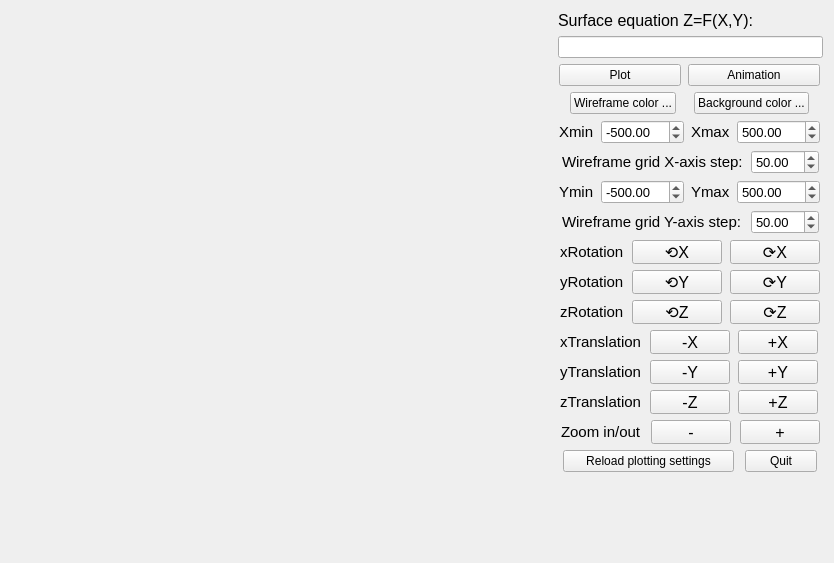
<?xml version="1.0" encoding="UTF-8"?>
<ui version="4.0">
 <class>MainWindow</class>
 <widget class="QMainWindow" name="MainWindow">
  <property name="geometry">
   <rect>
    <x>0</x>
    <y>0</y>
    <width>832</width>
    <height>559</height>
   </rect>
  </property>
  <property name="windowTitle">
   <string>Te3DWireframePlotter</string>
  </property>
  <widget class="QWidget" name="centralWidget">
   <layout class="QGridLayout" name="gridLayout">
    <item row="0" column="0">
     <widget class="MyGLWidget" name="canvas" native="true">
      <property name="sizePolicy">
       <sizepolicy hsizetype="Expanding" vsizetype="Preferred">
        <horstretch>0</horstretch>
        <verstretch>0</verstretch>
       </sizepolicy>
      </property>
      <property name="minimumSize">
       <size>
        <width>541</width>
        <height>541</height>
       </size>
      </property>
     </widget>
    </item>
    <item row="0" column="1">
     <layout class="QVBoxLayout" name="verticalLayout">
      <item>
       <widget class="QLabel" name="label_8">
        <property name="font">
         <font>
          <family>Tahoma</family>
          <pointsize>12</pointsize>
         </font>
        </property>
        <property name="text">
         <string>Surface equation Z=F(X,Y):</string>
        </property>
       </widget>
      </item>
      <item>
       <widget class="QLineEdit" name="txtEquation">
        <property name="sizePolicy">
         <sizepolicy hsizetype="Fixed" vsizetype="Fixed">
          <horstretch>0</horstretch>
          <verstretch>0</verstretch>
         </sizepolicy>
        </property>
        <property name="minimumSize">
         <size>
          <width>265</width>
          <height>0</height>
         </size>
        </property>
       </widget>
      </item>
      <item>
       <layout class="QHBoxLayout" name="horizontalLayout_8">
        <item>
         <widget class="QPushButton" name="btnPlot">
          <property name="sizePolicy">
           <sizepolicy hsizetype="Fixed" vsizetype="Fixed">
            <horstretch>0</horstretch>
            <verstretch>0</verstretch>
           </sizepolicy>
          </property>
          <property name="minimumSize">
           <size>
            <width>122</width>
            <height>0</height>
           </size>
          </property>
          <property name="text">
           <string>Plot</string>
          </property>
         </widget>
        </item>
        <item>
         <widget class="QPushButton" name="btnAnimation">
          <property name="sizePolicy">
           <sizepolicy hsizetype="Fixed" vsizetype="Fixed">
            <horstretch>0</horstretch>
            <verstretch>0</verstretch>
           </sizepolicy>
          </property>
          <property name="minimumSize">
           <size>
            <width>132</width>
            <height>0</height>
           </size>
          </property>
          <property name="text">
           <string>Animation</string>
          </property>
         </widget>
        </item>
       </layout>
      </item>
      <item>
       <layout class="QHBoxLayout" name="horizontalLayout_9">
        <item>
         <widget class="QPushButton" name="btnWireframeColor">
          <property name="sizePolicy">
           <sizepolicy hsizetype="Fixed" vsizetype="Fixed">
            <horstretch>0</horstretch>
            <verstretch>0</verstretch>
           </sizepolicy>
          </property>
          <property name="text">
           <string>Wireframe color ...</string>
          </property>
         </widget>
        </item>
        <item>
         <widget class="QPushButton" name="btnBackgroundColor">
          <property name="sizePolicy">
           <sizepolicy hsizetype="Fixed" vsizetype="Fixed">
            <horstretch>0</horstretch>
            <verstretch>0</verstretch>
           </sizepolicy>
          </property>
          <property name="text">
           <string>Background color ...</string>
          </property>
         </widget>
        </item>
       </layout>
      </item>
      <item>
       <layout class="QHBoxLayout" name="horizontalLayout_11">
        <item>
         <widget class="QLabel" name="label_9">
          <property name="sizePolicy">
           <sizepolicy hsizetype="Fixed" vsizetype="Fixed">
            <horstretch>0</horstretch>
            <verstretch>0</verstretch>
           </sizepolicy>
          </property>
          <property name="font">
           <font>
            <family>Tahoma</family>
            <pointsize>11</pointsize>
           </font>
          </property>
          <property name="text">
           <string>Xmin</string>
          </property>
         </widget>
        </item>
        <item>
         <widget class="QDoubleSpinBox" name="spinnerXmin">
          <property name="sizePolicy">
           <sizepolicy hsizetype="Fixed" vsizetype="Fixed">
            <horstretch>0</horstretch>
            <verstretch>0</verstretch>
           </sizepolicy>
          </property>
          <property name="minimumSize">
           <size>
            <width>83</width>
            <height>24</height>
           </size>
          </property>
          <property name="maximumSize">
           <size>
            <width>83</width>
            <height>24</height>
           </size>
          </property>
          <property name="font">
           <font>
            <family>Tahoma</family>
            <pointsize>10</pointsize>
           </font>
          </property>
          <property name="minimum">
           <double>-10000.000000000000000</double>
          </property>
          <property name="maximum">
           <double>10000.000000000000000</double>
          </property>
          <property name="singleStep">
           <double>50.000000000000000</double>
          </property>
          <property name="value">
           <double>-500.000000000000000</double>
          </property>
         </widget>
        </item>
        <item>
         <widget class="QLabel" name="label_10">
          <property name="sizePolicy">
           <sizepolicy hsizetype="Fixed" vsizetype="Fixed">
            <horstretch>0</horstretch>
            <verstretch>0</verstretch>
           </sizepolicy>
          </property>
          <property name="font">
           <font>
            <family>Tahoma</family>
            <pointsize>11</pointsize>
           </font>
          </property>
          <property name="text">
           <string>Xmax</string>
          </property>
         </widget>
        </item>
        <item>
         <widget class="QDoubleSpinBox" name="spinnerXmax">
          <property name="sizePolicy">
           <sizepolicy hsizetype="Fixed" vsizetype="Fixed">
            <horstretch>0</horstretch>
            <verstretch>0</verstretch>
           </sizepolicy>
          </property>
          <property name="minimumSize">
           <size>
            <width>83</width>
            <height>24</height>
           </size>
          </property>
          <property name="maximumSize">
           <size>
            <width>83</width>
            <height>24</height>
           </size>
          </property>
          <property name="font">
           <font>
            <family>Tahoma</family>
            <pointsize>10</pointsize>
           </font>
          </property>
          <property name="minimum">
           <double>-10000.000000000000000</double>
          </property>
          <property name="maximum">
           <double>10000.000000000000000</double>
          </property>
          <property name="singleStep">
           <double>10.000000000000000</double>
          </property>
          <property name="value">
           <double>500.000000000000000</double>
          </property>
         </widget>
        </item>
       </layout>
      </item>
      <item>
       <layout class="QHBoxLayout" name="horizontalLayout_12">
        <property name="spacing">
         <number>1</number>
        </property>
        <item>
         <widget class="QLabel" name="label_11">
          <property name="sizePolicy">
           <sizepolicy hsizetype="Fixed" vsizetype="Fixed">
            <horstretch>0</horstretch>
            <verstretch>0</verstretch>
           </sizepolicy>
          </property>
          <property name="minimumSize">
           <size>
            <width>184</width>
            <height>0</height>
           </size>
          </property>
          <property name="maximumSize">
           <size>
            <width>184</width>
            <height>16777215</height>
           </size>
          </property>
          <property name="font">
           <font>
            <family>Tahoma</family>
            <pointsize>11</pointsize>
           </font>
          </property>
          <property name="text">
           <string>Wireframe grid X-axis step:</string>
          </property>
         </widget>
        </item>
        <item>
         <widget class="QDoubleSpinBox" name="spinner_dX">
          <property name="sizePolicy">
           <sizepolicy hsizetype="Fixed" vsizetype="Fixed">
            <horstretch>0</horstretch>
            <verstretch>0</verstretch>
           </sizepolicy>
          </property>
          <property name="minimumSize">
           <size>
            <width>68</width>
            <height>24</height>
           </size>
          </property>
          <property name="maximumSize">
           <size>
            <width>68</width>
            <height>24</height>
           </size>
          </property>
          <property name="font">
           <font>
            <family>Tahoma</family>
            <pointsize>10</pointsize>
           </font>
          </property>
          <property name="minimum">
           <double>20.000000000000000</double>
          </property>
          <property name="maximum">
           <double>10000.000000000000000</double>
          </property>
          <property name="singleStep">
           <double>5.000000000000000</double>
          </property>
          <property name="value">
           <double>50.000000000000000</double>
          </property>
         </widget>
        </item>
       </layout>
      </item>
      <item>
       <layout class="QHBoxLayout" name="horizontalLayout_13">
        <item>
         <widget class="QLabel" name="label_13">
          <property name="sizePolicy">
           <sizepolicy hsizetype="Fixed" vsizetype="Fixed">
            <horstretch>0</horstretch>
            <verstretch>0</verstretch>
           </sizepolicy>
          </property>
          <property name="font">
           <font>
            <family>Tahoma</family>
            <pointsize>11</pointsize>
           </font>
          </property>
          <property name="text">
           <string>Ymin</string>
          </property>
         </widget>
        </item>
        <item>
         <widget class="QDoubleSpinBox" name="spinnerYmin">
          <property name="sizePolicy">
           <sizepolicy hsizetype="Fixed" vsizetype="Fixed">
            <horstretch>0</horstretch>
            <verstretch>0</verstretch>
           </sizepolicy>
          </property>
          <property name="minimumSize">
           <size>
            <width>83</width>
            <height>24</height>
           </size>
          </property>
          <property name="maximumSize">
           <size>
            <width>81</width>
            <height>24</height>
           </size>
          </property>
          <property name="font">
           <font>
            <family>Tahoma</family>
            <pointsize>10</pointsize>
           </font>
          </property>
          <property name="minimum">
           <double>-10000.000000000000000</double>
          </property>
          <property name="maximum">
           <double>10000.000000000000000</double>
          </property>
          <property name="singleStep">
           <double>10.000000000000000</double>
          </property>
          <property name="value">
           <double>-500.000000000000000</double>
          </property>
         </widget>
        </item>
        <item>
         <widget class="QLabel" name="label_14">
          <property name="sizePolicy">
           <sizepolicy hsizetype="Fixed" vsizetype="Fixed">
            <horstretch>0</horstretch>
            <verstretch>0</verstretch>
           </sizepolicy>
          </property>
          <property name="font">
           <font>
            <family>Tahoma</family>
            <pointsize>11</pointsize>
           </font>
          </property>
          <property name="text">
           <string>Ymax</string>
          </property>
         </widget>
        </item>
        <item>
         <widget class="QDoubleSpinBox" name="spinnerYmax">
          <property name="sizePolicy">
           <sizepolicy hsizetype="Fixed" vsizetype="Fixed">
            <horstretch>0</horstretch>
            <verstretch>0</verstretch>
           </sizepolicy>
          </property>
          <property name="minimumSize">
           <size>
            <width>83</width>
            <height>24</height>
           </size>
          </property>
          <property name="maximumSize">
           <size>
            <width>81</width>
            <height>24</height>
           </size>
          </property>
          <property name="font">
           <font>
            <family>Tahoma</family>
            <pointsize>10</pointsize>
           </font>
          </property>
          <property name="minimum">
           <double>-10000.000000000000000</double>
          </property>
          <property name="maximum">
           <double>10000.000000000000000</double>
          </property>
          <property name="singleStep">
           <double>10.000000000000000</double>
          </property>
          <property name="value">
           <double>500.000000000000000</double>
          </property>
         </widget>
        </item>
       </layout>
      </item>
      <item>
       <layout class="QHBoxLayout" name="horizontalLayout_14">
        <property name="spacing">
         <number>1</number>
        </property>
        <item>
         <widget class="QLabel" name="label_12">
          <property name="sizePolicy">
           <sizepolicy hsizetype="Fixed" vsizetype="Fixed">
            <horstretch>0</horstretch>
            <verstretch>0</verstretch>
           </sizepolicy>
          </property>
          <property name="minimumSize">
           <size>
            <width>184</width>
            <height>0</height>
           </size>
          </property>
          <property name="maximumSize">
           <size>
            <width>184</width>
            <height>16777215</height>
           </size>
          </property>
          <property name="font">
           <font>
            <family>Tahoma</family>
            <pointsize>11</pointsize>
           </font>
          </property>
          <property name="text">
           <string>Wireframe grid Y-axis step:</string>
          </property>
         </widget>
        </item>
        <item>
         <widget class="QDoubleSpinBox" name="spinner_dY">
          <property name="sizePolicy">
           <sizepolicy hsizetype="Fixed" vsizetype="Fixed">
            <horstretch>0</horstretch>
            <verstretch>0</verstretch>
           </sizepolicy>
          </property>
          <property name="minimumSize">
           <size>
            <width>68</width>
            <height>24</height>
           </size>
          </property>
          <property name="maximumSize">
           <size>
            <width>68</width>
            <height>24</height>
           </size>
          </property>
          <property name="font">
           <font>
            <family>Tahoma</family>
            <pointsize>10</pointsize>
           </font>
          </property>
          <property name="minimum">
           <double>20.000000000000000</double>
          </property>
          <property name="maximum">
           <double>10000.000000000000000</double>
          </property>
          <property name="singleStep">
           <double>5.000000000000000</double>
          </property>
          <property name="value">
           <double>50.000000000000000</double>
          </property>
         </widget>
        </item>
       </layout>
      </item>
      <item>
       <layout class="QHBoxLayout" name="horizontalLayout">
        <item>
         <widget class="QLabel" name="label">
          <property name="sizePolicy">
           <sizepolicy hsizetype="Fixed" vsizetype="Preferred">
            <horstretch>0</horstretch>
            <verstretch>0</verstretch>
           </sizepolicy>
          </property>
          <property name="font">
           <font>
            <family>Tahoma</family>
            <pointsize>11</pointsize>
           </font>
          </property>
          <property name="text">
           <string>xRotation</string>
          </property>
         </widget>
        </item>
        <item>
         <widget class="QPushButton" name="btnRotateXLeft">
          <property name="sizePolicy">
           <sizepolicy hsizetype="Fixed" vsizetype="Fixed">
            <horstretch>0</horstretch>
            <verstretch>0</verstretch>
           </sizepolicy>
          </property>
          <property name="minimumSize">
           <size>
            <width>90</width>
            <height>24</height>
           </size>
          </property>
          <property name="maximumSize">
           <size>
            <width>90</width>
            <height>24</height>
           </size>
          </property>
          <property name="font">
           <font>
            <pointsize>12</pointsize>
           </font>
          </property>
          <property name="text">
           <string>⟲X</string>
          </property>
         </widget>
        </item>
        <item>
         <widget class="QPushButton" name="btnRotateXRight">
          <property name="sizePolicy">
           <sizepolicy hsizetype="Fixed" vsizetype="Fixed">
            <horstretch>0</horstretch>
            <verstretch>0</verstretch>
           </sizepolicy>
          </property>
          <property name="minimumSize">
           <size>
            <width>90</width>
            <height>24</height>
           </size>
          </property>
          <property name="maximumSize">
           <size>
            <width>90</width>
            <height>24</height>
           </size>
          </property>
          <property name="font">
           <font>
            <pointsize>12</pointsize>
           </font>
          </property>
          <property name="text">
           <string>⟳X</string>
          </property>
         </widget>
        </item>
       </layout>
      </item>
      <item>
       <layout class="QHBoxLayout" name="horizontalLayout_2">
        <item>
         <widget class="QLabel" name="label_2">
          <property name="sizePolicy">
           <sizepolicy hsizetype="Fixed" vsizetype="Preferred">
            <horstretch>0</horstretch>
            <verstretch>0</verstretch>
           </sizepolicy>
          </property>
          <property name="font">
           <font>
            <family>Tahoma</family>
            <pointsize>11</pointsize>
           </font>
          </property>
          <property name="text">
           <string>yRotation</string>
          </property>
         </widget>
        </item>
        <item>
         <widget class="QPushButton" name="btnRotateYLeft">
          <property name="sizePolicy">
           <sizepolicy hsizetype="Fixed" vsizetype="Fixed">
            <horstretch>0</horstretch>
            <verstretch>0</verstretch>
           </sizepolicy>
          </property>
          <property name="minimumSize">
           <size>
            <width>90</width>
            <height>24</height>
           </size>
          </property>
          <property name="maximumSize">
           <size>
            <width>90</width>
            <height>24</height>
           </size>
          </property>
          <property name="font">
           <font>
            <pointsize>12</pointsize>
           </font>
          </property>
          <property name="text">
           <string>⟲Y</string>
          </property>
         </widget>
        </item>
        <item>
         <widget class="QPushButton" name="btnRotateYRight">
          <property name="sizePolicy">
           <sizepolicy hsizetype="Fixed" vsizetype="Fixed">
            <horstretch>0</horstretch>
            <verstretch>0</verstretch>
           </sizepolicy>
          </property>
          <property name="minimumSize">
           <size>
            <width>90</width>
            <height>24</height>
           </size>
          </property>
          <property name="maximumSize">
           <size>
            <width>90</width>
            <height>24</height>
           </size>
          </property>
          <property name="font">
           <font>
            <pointsize>12</pointsize>
           </font>
          </property>
          <property name="text">
           <string>⟳Y</string>
          </property>
         </widget>
        </item>
       </layout>
      </item>
      <item>
       <layout class="QHBoxLayout" name="horizontalLayout_3">
        <item>
         <widget class="QLabel" name="label_3">
          <property name="sizePolicy">
           <sizepolicy hsizetype="Fixed" vsizetype="Preferred">
            <horstretch>0</horstretch>
            <verstretch>0</verstretch>
           </sizepolicy>
          </property>
          <property name="font">
           <font>
            <family>Tahoma</family>
            <pointsize>11</pointsize>
           </font>
          </property>
          <property name="text">
           <string>zRotation</string>
          </property>
         </widget>
        </item>
        <item>
         <widget class="QPushButton" name="btnRotateZLeft">
          <property name="sizePolicy">
           <sizepolicy hsizetype="Fixed" vsizetype="Fixed">
            <horstretch>0</horstretch>
            <verstretch>0</verstretch>
           </sizepolicy>
          </property>
          <property name="minimumSize">
           <size>
            <width>90</width>
            <height>24</height>
           </size>
          </property>
          <property name="maximumSize">
           <size>
            <width>90</width>
            <height>24</height>
           </size>
          </property>
          <property name="font">
           <font>
            <pointsize>12</pointsize>
           </font>
          </property>
          <property name="text">
           <string>⟲Z</string>
          </property>
         </widget>
        </item>
        <item>
         <widget class="QPushButton" name="btnRotateZRight">
          <property name="sizePolicy">
           <sizepolicy hsizetype="Fixed" vsizetype="Fixed">
            <horstretch>0</horstretch>
            <verstretch>0</verstretch>
           </sizepolicy>
          </property>
          <property name="minimumSize">
           <size>
            <width>90</width>
            <height>24</height>
           </size>
          </property>
          <property name="maximumSize">
           <size>
            <width>90</width>
            <height>24</height>
           </size>
          </property>
          <property name="font">
           <font>
            <pointsize>12</pointsize>
           </font>
          </property>
          <property name="text">
           <string>⟳Z</string>
          </property>
         </widget>
        </item>
       </layout>
      </item>
      <item>
       <layout class="QHBoxLayout" name="horizontalLayout_4">
        <item>
         <widget class="QLabel" name="label_4">
          <property name="sizePolicy">
           <sizepolicy hsizetype="Fixed" vsizetype="Preferred">
            <horstretch>0</horstretch>
            <verstretch>0</verstretch>
           </sizepolicy>
          </property>
          <property name="font">
           <font>
            <family>Tahoma</family>
            <pointsize>11</pointsize>
           </font>
          </property>
          <property name="text">
           <string>xTranslation</string>
          </property>
         </widget>
        </item>
        <item>
         <widget class="QPushButton" name="btnTranslateXLeft">
          <property name="sizePolicy">
           <sizepolicy hsizetype="Fixed" vsizetype="Fixed">
            <horstretch>0</horstretch>
            <verstretch>0</verstretch>
           </sizepolicy>
          </property>
          <property name="minimumSize">
           <size>
            <width>80</width>
            <height>24</height>
           </size>
          </property>
          <property name="maximumSize">
           <size>
            <width>80</width>
            <height>24</height>
           </size>
          </property>
          <property name="font">
           <font>
            <pointsize>12</pointsize>
           </font>
          </property>
          <property name="text">
           <string>-X</string>
          </property>
         </widget>
        </item>
        <item>
         <widget class="QPushButton" name="btnTranslateXRight">
          <property name="sizePolicy">
           <sizepolicy hsizetype="Fixed" vsizetype="Fixed">
            <horstretch>0</horstretch>
            <verstretch>0</verstretch>
           </sizepolicy>
          </property>
          <property name="minimumSize">
           <size>
            <width>80</width>
            <height>24</height>
           </size>
          </property>
          <property name="maximumSize">
           <size>
            <width>80</width>
            <height>24</height>
           </size>
          </property>
          <property name="font">
           <font>
            <pointsize>12</pointsize>
           </font>
          </property>
          <property name="text">
           <string>+X</string>
          </property>
         </widget>
        </item>
       </layout>
      </item>
      <item>
       <layout class="QHBoxLayout" name="horizontalLayout_5">
        <item>
         <widget class="QLabel" name="label_5">
          <property name="sizePolicy">
           <sizepolicy hsizetype="Fixed" vsizetype="Preferred">
            <horstretch>0</horstretch>
            <verstretch>0</verstretch>
           </sizepolicy>
          </property>
          <property name="font">
           <font>
            <family>Tahoma</family>
            <pointsize>11</pointsize>
           </font>
          </property>
          <property name="text">
           <string>yTranslation</string>
          </property>
         </widget>
        </item>
        <item>
         <widget class="QPushButton" name="btnTranslateYLeft">
          <property name="sizePolicy">
           <sizepolicy hsizetype="Fixed" vsizetype="Fixed">
            <horstretch>0</horstretch>
            <verstretch>0</verstretch>
           </sizepolicy>
          </property>
          <property name="minimumSize">
           <size>
            <width>80</width>
            <height>24</height>
           </size>
          </property>
          <property name="maximumSize">
           <size>
            <width>80</width>
            <height>24</height>
           </size>
          </property>
          <property name="font">
           <font>
            <pointsize>12</pointsize>
           </font>
          </property>
          <property name="text">
           <string>-Y</string>
          </property>
         </widget>
        </item>
        <item>
         <widget class="QPushButton" name="btnTranslateYRight">
          <property name="sizePolicy">
           <sizepolicy hsizetype="Fixed" vsizetype="Fixed">
            <horstretch>0</horstretch>
            <verstretch>0</verstretch>
           </sizepolicy>
          </property>
          <property name="minimumSize">
           <size>
            <width>80</width>
            <height>24</height>
           </size>
          </property>
          <property name="maximumSize">
           <size>
            <width>80</width>
            <height>24</height>
           </size>
          </property>
          <property name="font">
           <font>
            <pointsize>12</pointsize>
           </font>
          </property>
          <property name="text">
           <string>+Y</string>
          </property>
         </widget>
        </item>
       </layout>
      </item>
      <item>
       <layout class="QHBoxLayout" name="horizontalLayout_6">
        <item>
         <widget class="QLabel" name="label_6">
          <property name="sizePolicy">
           <sizepolicy hsizetype="Fixed" vsizetype="Preferred">
            <horstretch>0</horstretch>
            <verstretch>0</verstretch>
           </sizepolicy>
          </property>
          <property name="font">
           <font>
            <family>Tahoma</family>
            <pointsize>11</pointsize>
           </font>
          </property>
          <property name="text">
           <string>zTranslation</string>
          </property>
         </widget>
        </item>
        <item>
         <widget class="QPushButton" name="btnTranslateZLeft">
          <property name="sizePolicy">
           <sizepolicy hsizetype="Fixed" vsizetype="Fixed">
            <horstretch>0</horstretch>
            <verstretch>0</verstretch>
           </sizepolicy>
          </property>
          <property name="minimumSize">
           <size>
            <width>80</width>
            <height>24</height>
           </size>
          </property>
          <property name="maximumSize">
           <size>
            <width>80</width>
            <height>24</height>
           </size>
          </property>
          <property name="font">
           <font>
            <pointsize>12</pointsize>
           </font>
          </property>
          <property name="text">
           <string>-Z</string>
          </property>
         </widget>
        </item>
        <item>
         <widget class="QPushButton" name="btnTranslateZRight">
          <property name="sizePolicy">
           <sizepolicy hsizetype="Fixed" vsizetype="Fixed">
            <horstretch>0</horstretch>
            <verstretch>0</verstretch>
           </sizepolicy>
          </property>
          <property name="minimumSize">
           <size>
            <width>80</width>
            <height>24</height>
           </size>
          </property>
          <property name="maximumSize">
           <size>
            <width>80</width>
            <height>24</height>
           </size>
          </property>
          <property name="font">
           <font>
            <pointsize>12</pointsize>
           </font>
          </property>
          <property name="text">
           <string>+Z</string>
          </property>
         </widget>
        </item>
       </layout>
      </item>
      <item>
       <layout class="QHBoxLayout" name="horizontalLayout_7">
        <item>
         <widget class="QLabel" name="label_7">
          <property name="sizePolicy">
           <sizepolicy hsizetype="Fixed" vsizetype="Preferred">
            <horstretch>0</horstretch>
            <verstretch>0</verstretch>
           </sizepolicy>
          </property>
          <property name="font">
           <font>
            <family>Tahoma</family>
            <pointsize>11</pointsize>
           </font>
          </property>
          <property name="text">
           <string>Zoom in/out</string>
          </property>
         </widget>
        </item>
        <item>
         <widget class="QPushButton" name="btnZoomOut">
          <property name="sizePolicy">
           <sizepolicy hsizetype="Fixed" vsizetype="Fixed">
            <horstretch>0</horstretch>
            <verstretch>0</verstretch>
           </sizepolicy>
          </property>
          <property name="minimumSize">
           <size>
            <width>80</width>
            <height>24</height>
           </size>
          </property>
          <property name="maximumSize">
           <size>
            <width>80</width>
            <height>24</height>
           </size>
          </property>
          <property name="font">
           <font>
            <pointsize>12</pointsize>
           </font>
          </property>
          <property name="text">
           <string>-</string>
          </property>
         </widget>
        </item>
        <item>
         <widget class="QPushButton" name="btnZoomIn">
          <property name="sizePolicy">
           <sizepolicy hsizetype="Fixed" vsizetype="Fixed">
            <horstretch>0</horstretch>
            <verstretch>0</verstretch>
           </sizepolicy>
          </property>
          <property name="minimumSize">
           <size>
            <width>80</width>
            <height>24</height>
           </size>
          </property>
          <property name="maximumSize">
           <size>
            <width>80</width>
            <height>24</height>
           </size>
          </property>
          <property name="font">
           <font>
            <pointsize>12</pointsize>
           </font>
          </property>
          <property name="text">
           <string>+</string>
          </property>
         </widget>
        </item>
       </layout>
      </item>
      <item>
       <layout class="QHBoxLayout" name="horizontalLayout_10">
        <item>
         <widget class="QPushButton" name="btnSettings">
          <property name="sizePolicy">
           <sizepolicy hsizetype="Fixed" vsizetype="Fixed">
            <horstretch>0</horstretch>
            <verstretch>0</verstretch>
           </sizepolicy>
          </property>
          <property name="minimumSize">
           <size>
            <width>171</width>
            <height>0</height>
           </size>
          </property>
          <property name="maximumSize">
           <size>
            <width>171</width>
            <height>16777215</height>
           </size>
          </property>
          <property name="text">
           <string>Reload plotting settings</string>
          </property>
         </widget>
        </item>
        <item>
         <widget class="QPushButton" name="btnQuit">
          <property name="sizePolicy">
           <sizepolicy hsizetype="Fixed" vsizetype="Fixed">
            <horstretch>0</horstretch>
            <verstretch>0</verstretch>
           </sizepolicy>
          </property>
          <property name="minimumSize">
           <size>
            <width>72</width>
            <height>0</height>
           </size>
          </property>
          <property name="maximumSize">
           <size>
            <width>72</width>
            <height>16777215</height>
           </size>
          </property>
          <property name="text">
           <string>Quit</string>
          </property>
         </widget>
        </item>
       </layout>
      </item>
      <item>
       <spacer name="verticalSpacer">
        <property name="orientation">
         <enum>Qt::Vertical</enum>
        </property>
        <property name="sizeHint" stdset="0">
         <size>
          <width>262</width>
          <height>48</height>
         </size>
        </property>
       </spacer>
      </item>
     </layout>
    </item>
   </layout>
  </widget>
 </widget>
 <layoutdefault spacing="6" margin="11"/>
 <customwidgets>
  <customwidget>
   <class>MyGLWidget</class>
   <extends>QWidget</extends>
   <header location="global">myglwidget.h</header>
   <container>1</container>
   <slots>
    <slot>setXRotation(int)</slot>
    <slot>setZRotation(int)</slot>
    <slot>setYRotation(int)</slot>
   </slots>
  </customwidget>
 </customwidgets>
 <resources/>
 <connections>
  <connection>
   <sender>btnQuit</sender>
   <signal>clicked()</signal>
   <receiver>MainWindow</receiver>
   <slot>close()</slot>
   <hints>
    <hint type="sourcelabel">
     <x>782</x>
     <y>490</y>
    </hint>
    <hint type="destinationlabel">
     <x>583</x>
     <y>523</y>
    </hint>
   </hints>
  </connection>
 </connections>
</ui>
